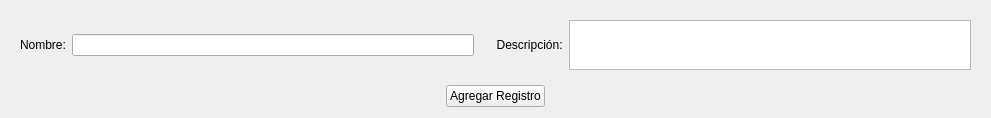
                      <widget class="QWidget" name="scrollAreaWidgetContents_20">
                       <property name="geometry">
                        <rect>
                         <x>0</x>
                         <y>0</y>
                         <width>991</width>
                         <height>109</height>
                        </rect>
                       </property>
                       <layout class="QVBoxLayout" name="verticalLayout_61">
                        <item>
                         <widget class="QWidget" name="widget_48" native="true">
                          <layout class="QHBoxLayout" name="horizontalLayout_59">
                           <item>
                            <widget class="QLabel" name="label_98">
                             <property name="text">
                              <string>Nombre:</string>
                             </property>
                            </widget>
                           </item>
                           <item>
                            <widget class="QLineEdit" name="D_NOM"/>
                           </item>
                           <item>
                            <widget class="QLabel" name="label_99">
                             <property name="text">
                              <string>     Descripción:</string>
                             </property>
                            </widget>
                           </item>
                           <item>
                            <widget class="QTextEdit" name="D_DES">
                             <property name="maximumSize">
                              <size>
                               <width>16777215</width>
                               <height>50</height>
                              </size>
                             </property>
                            </widget>
                           </item>
                          </layout>
                         </widget>
                        </item>
                        <item alignment="Qt::AlignHCenter">
                         <widget class="QPushButton" name="D_ADD">
                          <property name="text">
                           <string>Agregar Registro</string>
                          </property>
                         </widget>
                        </item>
                       </layout>
                      </widget>
